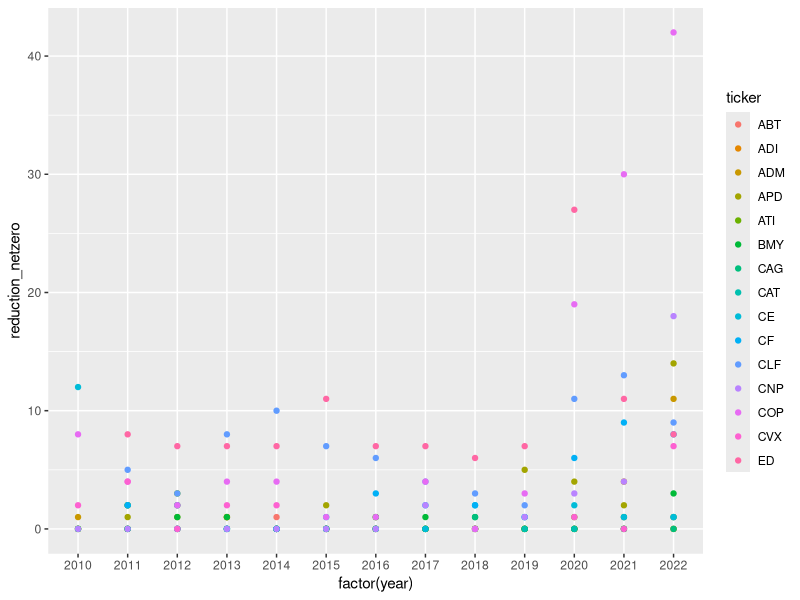
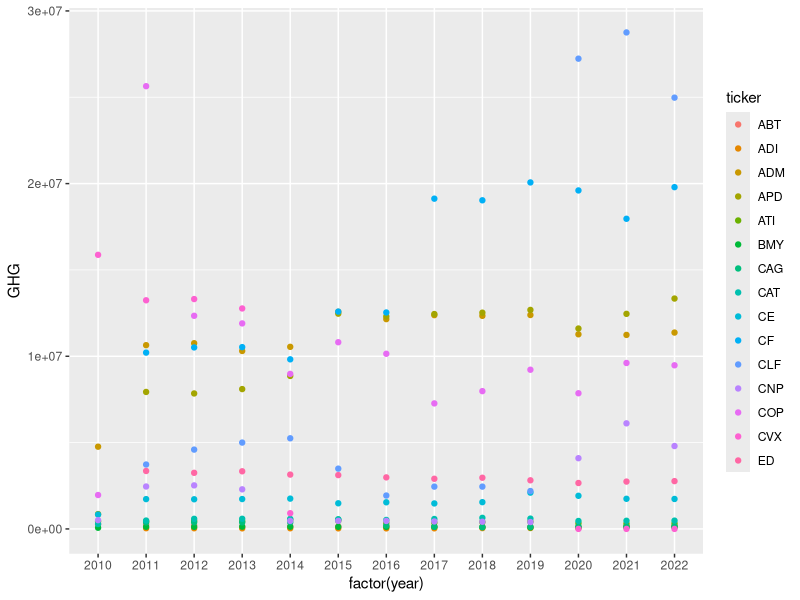
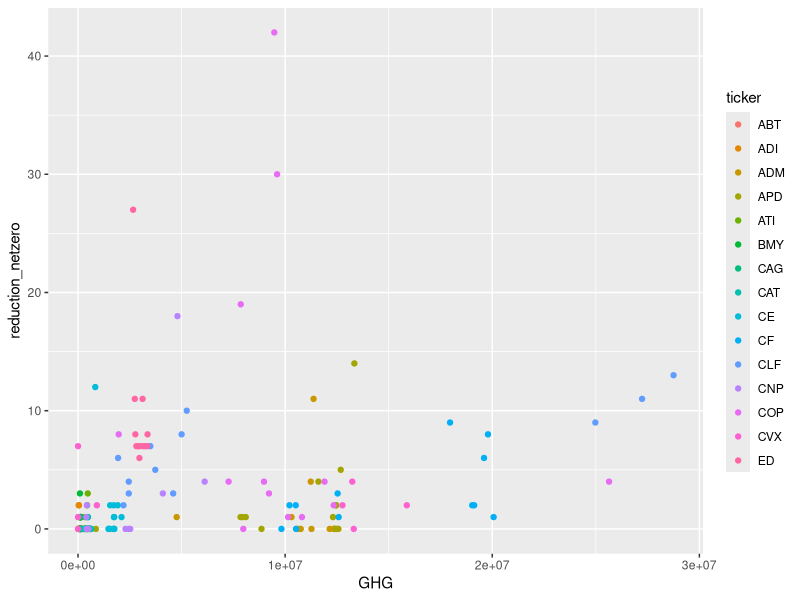

Source code (R) for these figures, in order:
library('tidyverse')
finaldata <- read.csv('finaldata.csv')
finaldata <- finaldata %>%
  filter(!(is.na(PARENT.COMPANY)))
finaldata$reduction_netzero <- finaldata$reduction + finaldata$netzero
class(finaldata$year)

ggplot(finaldata, aes(x = factor(year), y = reduction_netzero, col = ticker)) +
  geom_point()

ggplot(finaldata, aes(x = factor(year), y = GHG, col = ticker))+
  geom_point()

ggplot(finaldata, aes(x = GHG, y = reduction_netzero, col = ticker))+
  geom_point()

